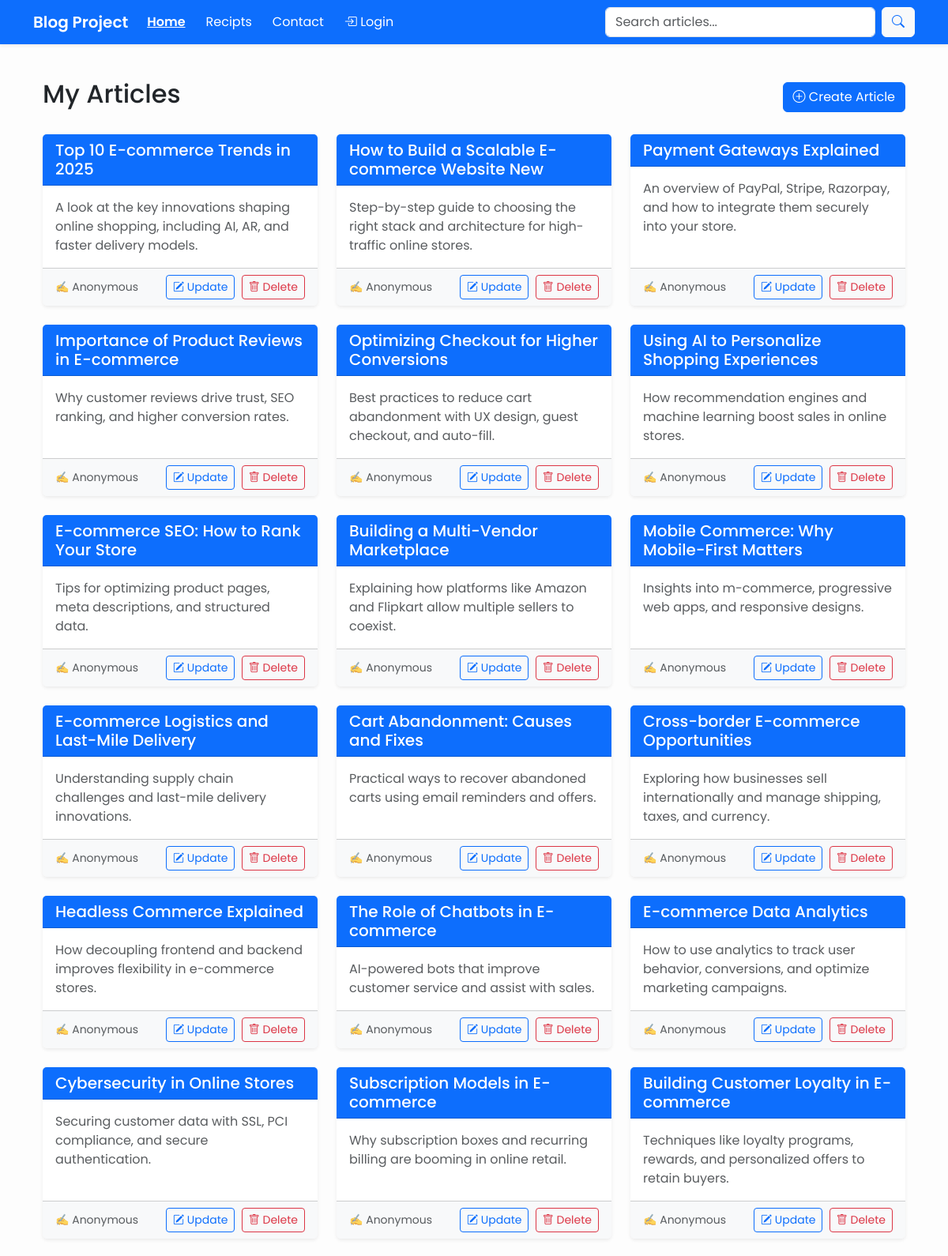
The page / (upper part) on the database its author committed.
### articles/models.py (models this page shows, shortened)
class Article(models.Model):
    user = models.ForeignKey(User, blank=True, null=True, on_delete=models.CASCADE)
    title = models.CharField(max_length=255)
    slug = models.SlugField(max_length=255, blank=True, null=True)
    content = models.TextField()
    created_at = models.DateTimeField(auto_now_add=True)
    updated_at = models.DateTimeField(auto_now=True)
    publish = models.DateField(null=True, blank=True)
    objects = ArticleManager()

### trydjango/views.py (the view)
# urls.py: path('', home, name="home"),
def home(request):
    query = request.GET.get("q")
    qs = Article.objects.all()
    if query:
        qs = Article.objects.search(query=query)
    context = {
        "objects": qs,
    }
    return render(request, "pages/home.html", context)

### articles/models.py (called while the page is built)
    def get_queryset(self):
        return ArticleQuerySet(self.model, using=self._db)

### templates/pages/home.html
{% extends "layout/base.html" %} {% block content %}
<div class="container mt-4">
  <div class="d-flex justify-content-between align-items-center mb-4">
    <h2>My Articles</h2>
    <a href="{% url 'article-create' %}" class="btn btn-primary">
      <i class="bi bi-plus-circle"></i> Create Article
    </a>
  </div>
  <div class="row g-4">
    {% for article in objects %} {% if article.title %}
    <div class="col-md-6 col-lg-4">
      <div class="card h-100 shadow-sm border-0">
        <div class="card-header bg-primary text-white">
          <h5 class="card-title mb-0">
            <a
              href="{% url 'article-detail' article.slug %}"
              class="text-white text-decoration-none"
            >
              {{ article.title }}
            </a>
          </h5>
        </div>
        <div class="card-body">
          <p class="card-text text-muted">
            {{ article.content|truncatewords:20 }}
          </p>
        </div>
        <div
          class="card-footer bg-light d-flex justify-content-between align-items-center"
        >
          <small class="text-muted">
            ✍️ {{ article.user|default:"Anonymous" }}
          </small>
          <div>
            <a
              href="{% url 'article-update' article.id %}"
              class="btn btn-sm btn-outline-primary me-1"
            >
              <i class="bi bi-pencil-square"></i> Update
            </a>
            <a
              href="{% url 'article-update' article.id %}"
              class="btn btn-sm btn-outline-danger"
            >
              <i class="bi bi-trash"></i> Delete
            </a>
          </div>
        </div>
      </div>
    </div>
    {% endif %} {% empty %}
    <div class="col-12 text-center">
      <p class="text-muted fs-5">No articles available.</p>
    </div>
    {% endfor %}
  </div>
</div>
{% endblock content %}

### templates/layout/base.html (style rules this page uses)
html, body { height: 100%; }
body { font-family: "Poppins", sans-serif; display: flex; flex-direction: column; background-color: #fdfdfd; }

### rows shown on the page
Article: title "Top 10 E-commerce Trends in 2025", content "A look at the key innovations shaping online shopping, including AI, AR, and faster delivery models.", user "Anonymous"
Article: title "How to Build a Scalable E-commerce Website New", content "Step-by-step guide to choosing the right stack and architecture for high-traffic online stores.", user "Anonymous"
Article: title "Payment Gateways Explained", content "An overview of PayPal, Stripe, Razorpay, and how to integrate them securely into your store.", user "Anonymous"
Article: title "Importance of Product Reviews in E-commerce", content "Why customer reviews drive trust, SEO ranking, and higher conversion rates.", user "Anonymous"
Article: title "Optimizing Checkout for Higher Conversions", content "Best practices to reduce cart abandonment with UX design, guest checkout, and auto-fill.", user "Anonymous"
Article: title "Using AI to Personalize Shopping Experiences", content "How recommendation engines and machine learning boost sales in online stores.", user "Anonymous"
Article: title "E-commerce SEO: How to Rank Your Store", content "Tips for optimizing product pages, meta descriptions, and structured data.", user "Anonymous"
Article: title "Building a Multi-Vendor Marketplace", content "Explaining how platforms like Amazon and Flipkart allow multiple sellers to coexist.", user "Anonymous"
Article: title "Mobile Commerce: Why Mobile-First Matters", content "Insights into m-commerce, progressive web apps, and responsive designs.", user "Anonymous"
Article: title "E-commerce Logistics and Last-Mile Delivery", content "Understanding supply chain challenges and last-mile delivery innovations.", user "Anonymous"
Article: title "Cart Abandonment: Causes and Fixes", content "Practical ways to recover abandoned carts using email reminders and offers.", user "Anonymous"
Article: title "Cross-border E-commerce Opportunities", content "Exploring how businesses sell internationally and manage shipping, taxes, and currency.", user "Anonymous"
Article: title "Headless Commerce Explained", content "How decoupling frontend and backend improves flexibility in e-commerce stores.", user "Anonymous"
Article: title "The Role of Chatbots in E-commerce", content "AI-powered bots that improve customer service and assist with sales.", user "Anonymous"
Article: title "E-commerce Data Analytics", content "How to use analytics to track user behavior, conversions, and optimize marketing campaigns.", user "Anonymous"
Article: title "Cybersecurity in Online Stores", content "Securing customer data with SSL, PCI compliance, and secure authentication.", user "Anonymous"
Article: title "Subscription Models in E-commerce", content "Why subscription boxes and recurring billing are booming in online retail.", user "Anonymous"
Article: title "Building Customer Loyalty in E-commerce", content "Techniques like loyalty programs, rewards, and personalized offers to retain buyers.", user "Anonymous"
